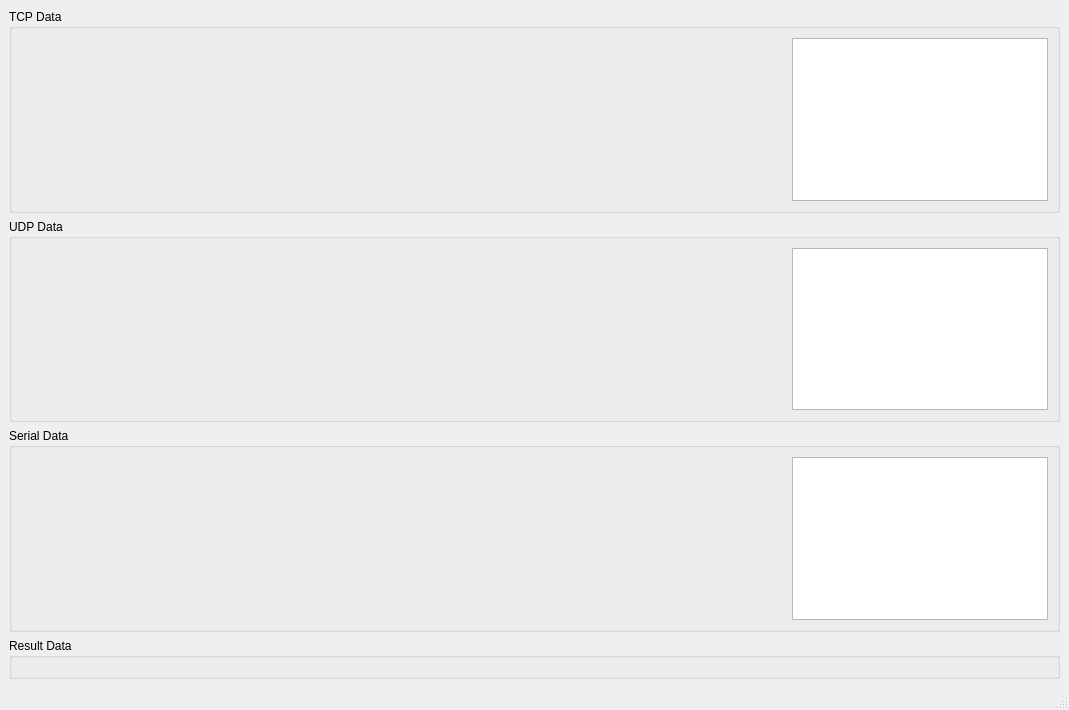
<?xml version="1.0" encoding="UTF-8"?>
<ui version="4.0">
 <class>Receiver</class>
 <widget class="QMainWindow" name="Receiver">
  <property name="geometry">
   <rect>
    <x>0</x>
    <y>0</y>
    <width>1069</width>
    <height>710</height>
   </rect>
  </property>
  <property name="windowTitle">
   <string>Receiver</string>
  </property>
  <widget class="QWidget" name="centralwidget">
   <layout class="QVBoxLayout" name="verticalLayout">
    <item>
     <widget class="QGroupBox" name="tcp_gb">
      <property name="title">
       <string>TCP Data</string>
      </property>
      <layout class="QHBoxLayout" name="horizontalLayout">
       <item>
        <widget class="QCustomPlot" name="tcp_plot" native="true"/>
       </item>
       <item>
        <widget class="QTextBrowser" name="tcp_logs">
         <property name="sizePolicy">
          <sizepolicy hsizetype="Maximum" vsizetype="Expanding">
           <horstretch>0</horstretch>
           <verstretch>0</verstretch>
          </sizepolicy>
         </property>
        </widget>
       </item>
      </layout>
     </widget>
    </item>
    <item>
     <widget class="QGroupBox" name="udp_gb">
      <property name="title">
       <string>UDP Data</string>
      </property>
      <layout class="QHBoxLayout" name="horizontalLayout_2">
       <item>
        <widget class="QCustomPlot" name="udp_plot" native="true"/>
       </item>
       <item>
        <widget class="QTextBrowser" name="udp_logs">
         <property name="sizePolicy">
          <sizepolicy hsizetype="Maximum" vsizetype="Expanding">
           <horstretch>0</horstretch>
           <verstretch>0</verstretch>
          </sizepolicy>
         </property>
        </widget>
       </item>
      </layout>
     </widget>
    </item>
    <item>
     <widget class="QGroupBox" name="serial_gb">
      <property name="title">
       <string>Serial Data</string>
      </property>
      <layout class="QHBoxLayout" name="horizontalLayout_3">
       <item>
        <widget class="QCustomPlot" name="serial_plot" native="true"/>
       </item>
       <item>
        <widget class="QTextBrowser" name="serial_logs">
         <property name="sizePolicy">
          <sizepolicy hsizetype="Maximum" vsizetype="Expanding">
           <horstretch>0</horstretch>
           <verstretch>0</verstretch>
          </sizepolicy>
         </property>
        </widget>
       </item>
      </layout>
     </widget>
    </item>
    <item>
     <widget class="QGroupBox" name="result_gb">
      <property name="sizePolicy">
       <sizepolicy hsizetype="Preferred" vsizetype="Preferred">
        <horstretch>0</horstretch>
        <verstretch>0</verstretch>
       </sizepolicy>
      </property>
      <property name="title">
       <string>Result Data</string>
      </property>
      <layout class="QVBoxLayout" name="verticalLayout_4">
       <item>
        <widget class="QCustomPlot" name="result_plot" native="true">
         <property name="sizePolicy">
          <sizepolicy hsizetype="Preferred" vsizetype="Preferred">
           <horstretch>0</horstretch>
           <verstretch>0</verstretch>
          </sizepolicy>
         </property>
        </widget>
       </item>
      </layout>
     </widget>
    </item>
   </layout>
  </widget>
  <widget class="QMenuBar" name="menubar">
   <property name="geometry">
    <rect>
     <x>0</x>
     <y>0</y>
     <width>1069</width>
     <height>22</height>
    </rect>
   </property>
  </widget>
  <widget class="QStatusBar" name="statusbar"/>
 </widget>
 <customwidgets>
  <customwidget>
   <class>QCustomPlot</class>
   <extends>QWidget</extends>
   <header>qcustomplot.h</header>
   <container>1</container>
  </customwidget>
 </customwidgets>
 <resources/>
 <connections/>
</ui>
